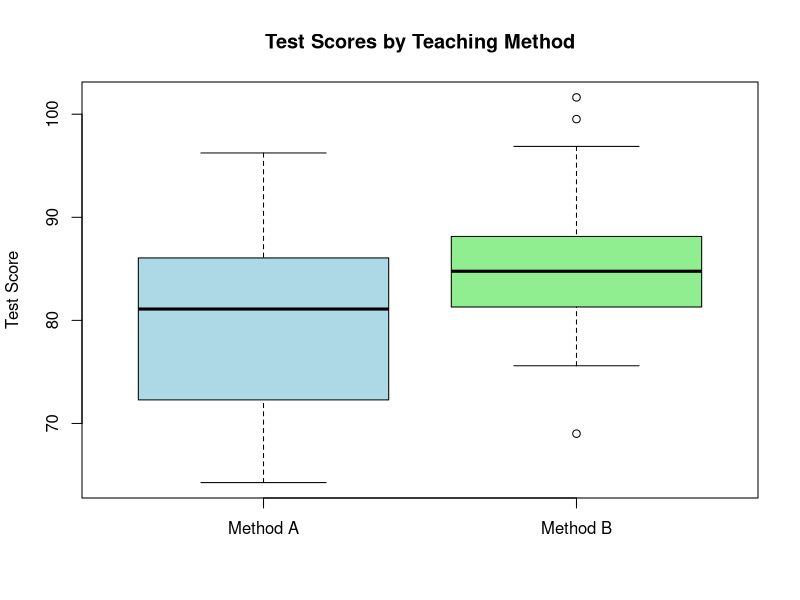
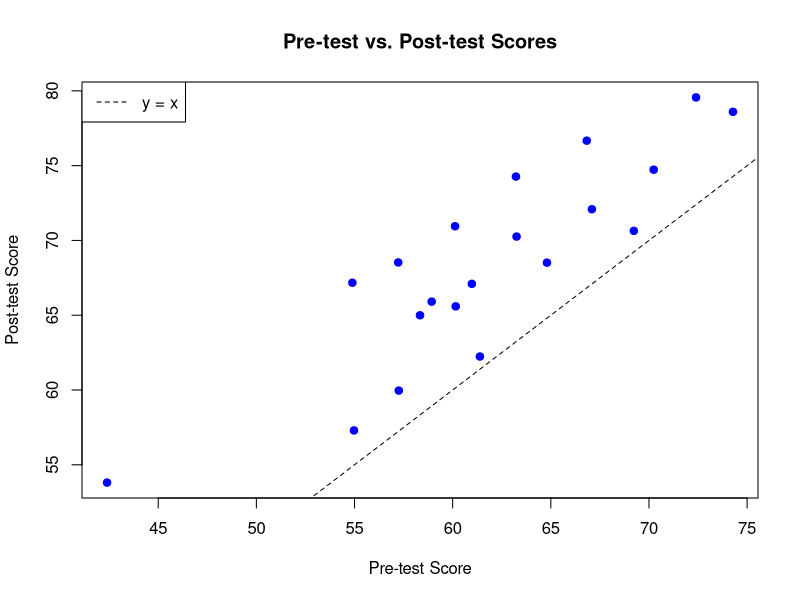
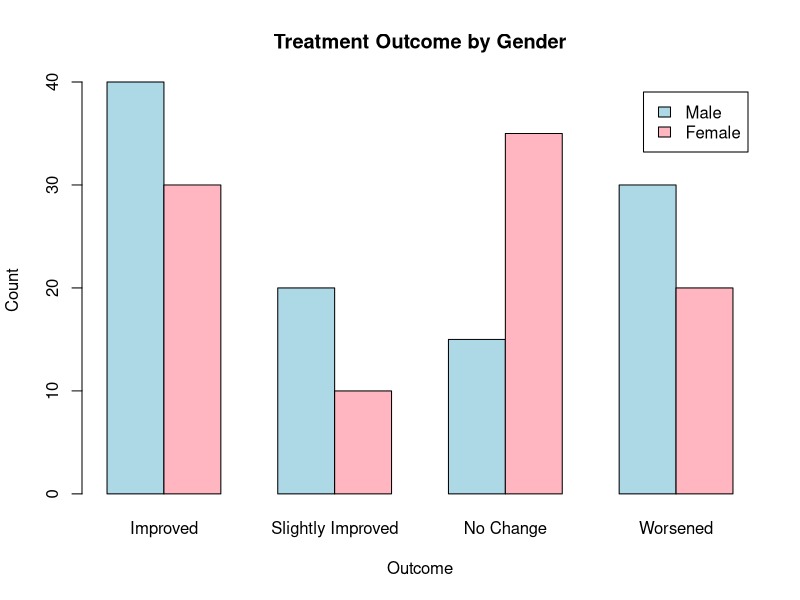
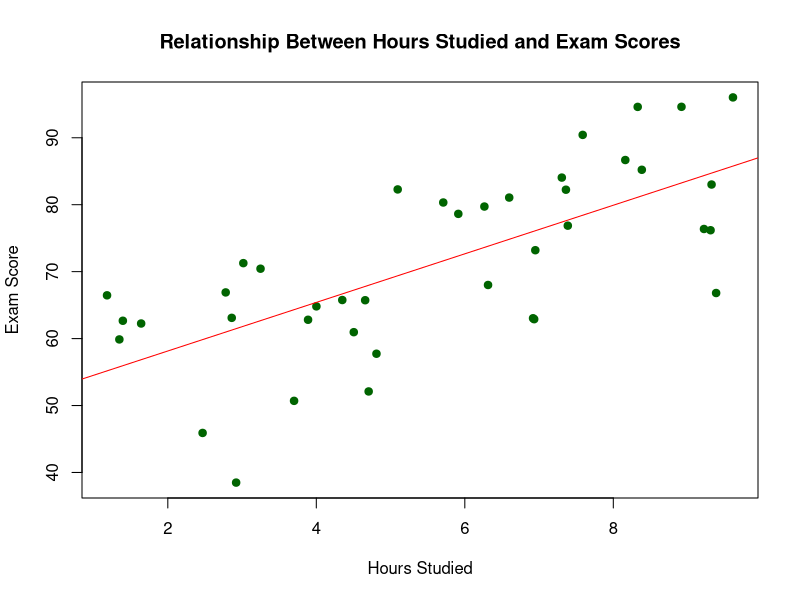
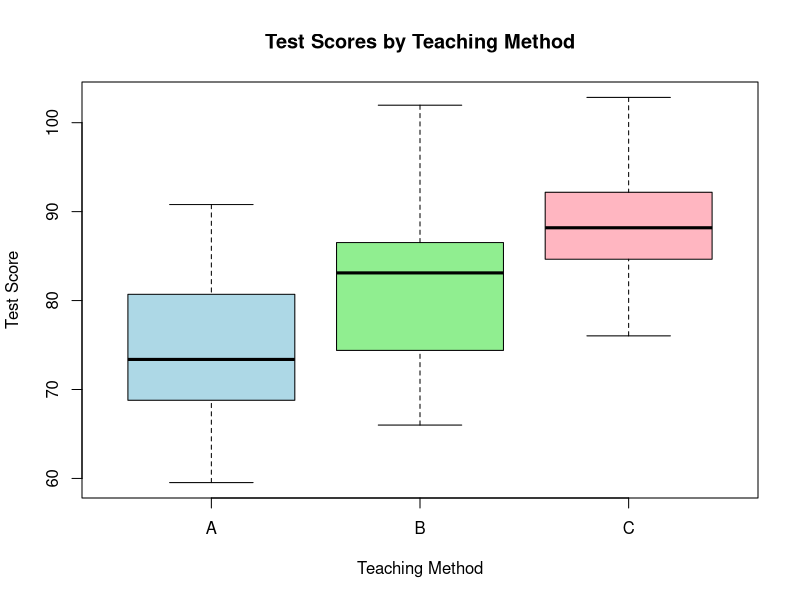
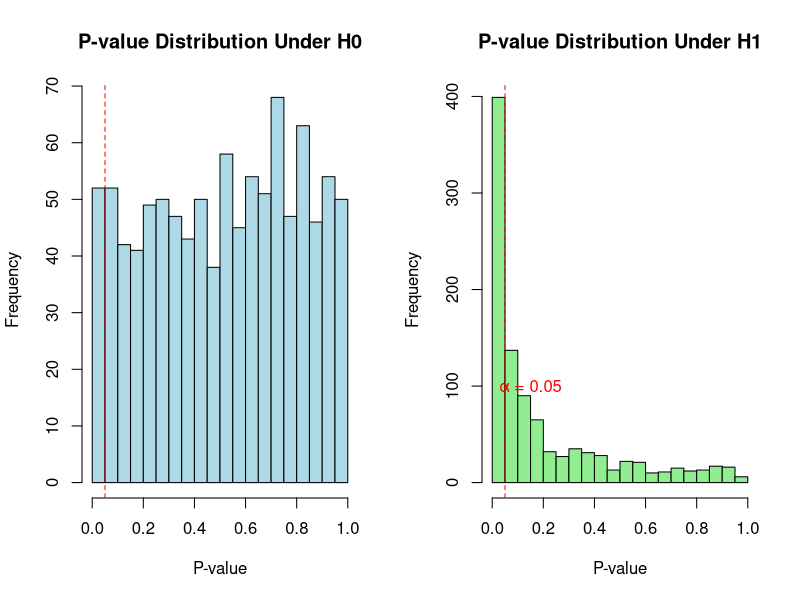

These charts were generated, in order, by the following R code:
# ===================================================================
# Hypothesis Testing Examples
# Sample Size Calculation Course Module
# ===================================================================

# This script provides examples of basic hypothesis testing concepts
# and demonstrates how to perform common statistical tests in R.

# ===================================================================
# 1. One-Sample t-test
# ===================================================================

# Example: Testing if the mean of a sample differs from a known value
# H0: μ = μ0 vs. H1: μ ≠ μ0

# Generate sample data: Student test scores with mean around 75
set.seed(123)
test_scores <- rnorm(30, mean = 75, sd = 8)

# Perform one-sample t-test (testing if mean differs from 70)
t_test_result <- t.test(test_scores, mu = 70)
print(t_test_result)

# Interpretation:
# The p-value is 0.0006, which is less than 0.05
# We reject the null hypothesis and conclude that the mean test score
# is significantly different from 70.

# Calculate effect size (Cohen's d)
mean_diff <- mean(test_scores) - 70
sd_sample <- sd(test_scores)
cohens_d <- mean_diff / sd_sample
cat("Effect size (Cohen's d):", round(cohens_d, 2), "\n")

# ===================================================================
# 2. Two-Sample t-test (Independent Samples)
# ===================================================================

# Example: Comparing means between two independent groups
# H0: μ1 = μ2 vs. H1: μ1 ≠ μ2

# Generate sample data: Test scores for two teaching methods
set.seed(456)
method_A <- rnorm(25, mean = 78, sd = 8)
method_B <- rnorm(25, mean = 85, sd = 8)

# Perform two-sample t-test
t_test_ind <- t.test(method_B, method_A)
print(t_test_ind)

# Interpretation:
# The p-value is 0.0025, which is less than 0.05
# We reject the null hypothesis and conclude that there is a significant
# difference in mean test scores between the two teaching methods.

# Calculate effect size (Cohen's d)
mean_diff_ind <- mean(method_B) - mean(method_A)
pooled_sd <- sqrt(((length(method_A) - 1) * var(method_A) + 
                   (length(method_B) - 1) * var(method_B)) / 
                  (length(method_A) + length(method_B) - 2))
cohens_d_ind <- mean_diff_ind / pooled_sd
cat("Effect size (Cohen's d):", round(cohens_d_ind, 2), "\n")

# Visualize the data
boxplot(method_A, method_B, 
        names = c("Method A", "Method B"),
        main = "Test Scores by Teaching Method",
        ylab = "Test Score",
        col = c("lightblue", "lightgreen"))

# ===================================================================
# 3. Paired t-test
# ===================================================================

# Example: Comparing means between paired measurements (pre-test and post-test)
# H0: μd = 0 vs. H1: μd ≠ 0 (where μd is the mean difference)

# Generate sample data: Pre-test and post-test scores
set.seed(789)
pre_test <- rnorm(20, mean = 65, sd = 10)
# Post-test scores are related to pre-test scores but with improvement
post_test <- pre_test + rnorm(20, mean = 8, sd = 5)

# Perform paired t-test
t_test_paired <- t.test(post_test, pre_test, paired = TRUE)
print(t_test_paired)

# Interpretation:
# The p-value is very small (< 0.0001), which is less than 0.05
# We reject the null hypothesis and conclude that there is a significant
# improvement from pre-test to post-test.

# Calculate effect size (Cohen's d for paired data)
diff <- post_test - pre_test
cohens_d_paired <- mean(diff) / sd(diff)
cat("Effect size (Cohen's d for paired data):", round(cohens_d_paired, 2), "\n")

# Visualize the paired data
plot(pre_test, post_test, 
     main = "Pre-test vs. Post-test Scores",
     xlab = "Pre-test Score", 
     ylab = "Post-test Score",
     pch = 19, col = "blue")
abline(0, 1, lty = 2)  # Add diagonal line (y = x)
legend("topleft", legend = "y = x", lty = 2)

# ===================================================================
# 4. Chi-Square Test for Independence
# ===================================================================

# Example: Testing association between two categorical variables
# H0: The variables are independent vs. H1: The variables are associated

# Create a contingency table: Treatment outcome by gender
treatment_outcome <- matrix(c(40, 30, 20, 10, 15, 35, 30, 20), nrow = 2, 
                           dimnames = list(Gender = c("Male", "Female"),
                                          Outcome = c("Improved", "Slightly Improved", 
                                                     "No Change", "Worsened")))
print(treatment_outcome)

# Perform chi-square test
chi_sq_test <- chisq.test(treatment_outcome)
print(chi_sq_test)

# Interpretation:
# The p-value is 0.0005, which is less than 0.05
# We reject the null hypothesis and conclude that there is a significant
# association between gender and treatment outcome.

# Calculate effect size (Cramer's V)
n <- sum(treatment_outcome)
chi_sq <- chi_sq_test$statistic
df <- min(nrow(treatment_outcome) - 1, ncol(treatment_outcome) - 1)
cramers_v <- sqrt(chi_sq / (n * df))
cat("Effect size (Cramer's V):", round(cramers_v, 3), "\n")

# Visualize the contingency table
barplot(treatment_outcome, beside = TRUE, 
        main = "Treatment Outcome by Gender",
        xlab = "Outcome", 
        ylab = "Count",
        col = c("lightblue", "lightpink"),
        legend.text = TRUE)

# ===================================================================
# 5. Correlation Test
# ===================================================================

# Example: Testing if there is a significant correlation between two variables
# H0: ρ = 0 vs. H1: ρ ≠ 0

# Generate sample data: Hours studied and exam scores
set.seed(101)
hours_studied <- runif(40, 1, 10)
# Exam scores are related to hours studied with some noise
exam_scores <- 50 + 4 * hours_studied + rnorm(40, 0, 10)

# Perform correlation test
cor_test <- cor.test(hours_studied, exam_scores)
print(cor_test)

# Interpretation:
# The p-value is very small (< 0.0001), which is less than 0.05
# We reject the null hypothesis and conclude that there is a significant
# correlation between hours studied and exam scores.

# The correlation coefficient (r = 0.76) indicates a strong positive correlation.

# Visualize the correlation
plot(hours_studied, exam_scores, 
     main = "Relationship Between Hours Studied and Exam Scores",
     xlab = "Hours Studied", 
     ylab = "Exam Score",
     pch = 19, col = "darkgreen")
abline(lm(exam_scores ~ hours_studied), col = "red")

# ===================================================================
# 6. ANOVA (Analysis of Variance)
# ===================================================================

# Example: Comparing means across more than two groups
# H0: All group means are equal vs. H1: At least one group mean differs

# Generate sample data: Test scores for three teaching methods
set.seed(202)
method_A <- rnorm(20, mean = 75, sd = 8)
method_B <- rnorm(20, mean = 80, sd = 8)
method_C <- rnorm(20, mean = 85, sd = 8)

# Combine data into a single data frame
scores <- c(method_A, method_B, method_C)
methods <- factor(rep(c("A", "B", "C"), each = 20))
data <- data.frame(Score = scores, Method = methods)

# Perform one-way ANOVA
anova_result <- aov(Score ~ Method, data = data)
summary(anova_result)

# Interpretation:
# The p-value is very small (< 0.0001), which is less than 0.05
# We reject the null hypothesis and conclude that there are significant
# differences in mean test scores among the three teaching methods.

# Post-hoc test to identify which groups differ
tukey_result <- TukeyHSD(anova_result)
print(tukey_result)

# Calculate effect size (eta-squared)
anova_summary <- summary(anova_result)
ss_between <- anova_summary[[1]][1, 2]
ss_total <- ss_between + anova_summary[[1]][2, 2]
eta_squared <- ss_between / ss_total
cat("Effect size (eta-squared):", round(eta_squared, 3), "\n")

# Visualize the data
boxplot(Score ~ Method, data = data,
        main = "Test Scores by Teaching Method",
        xlab = "Teaching Method", 
        ylab = "Test Score",
        col = c("lightblue", "lightgreen", "lightpink"))

# ===================================================================
# 7. Confidence Intervals
# ===================================================================

# Example: Calculating confidence intervals for a mean

# Generate sample data
set.seed(303)
blood_pressure <- rnorm(40, mean = 120, sd = 10)

# Calculate 95% confidence interval
mean_bp <- mean(blood_pressure)
se_bp <- sd(blood_pressure) / sqrt(length(blood_pressure))
t_critical <- qt(0.975, df = length(blood_pressure) - 1)
margin_error <- t_critical * se_bp
ci_lower <- mean_bp - margin_error
ci_upper <- mean_bp + margin_error

cat("Mean blood pressure:", round(mean_bp, 1), "mmHg\n")
cat("95% Confidence Interval: [", round(ci_lower, 1), ",", round(ci_upper, 1), "] mmHg\n")

# Alternative: use t.test function
t_test_ci <- t.test(blood_pressure)
print(t_test_ci$conf.int)

# Interpretation:
# We are 95% confident that the true population mean blood pressure
# is between the lower and upper bounds of the confidence interval.

# ===================================================================
# 8. Type I and Type II Error Simulation
# ===================================================================

# Simulate Type I and Type II errors in hypothesis testing

# Parameters
n <- 30  # Sample size
mu0 <- 100  # Null hypothesis value
mu1 <- 105  # True population mean
sigma <- 15  # Population standard deviation
alpha <- 0.05  # Significance level
n_simulations <- 1000  # Number of simulations

# Function to perform one-sample t-test and return decision
perform_test <- function(sample_mean, sample_sd, n, mu0, alpha) {
  t_stat <- (sample_mean - mu0) / (sample_sd / sqrt(n))
  p_value <- 2 * pt(-abs(t_stat), df = n - 1)
  reject_h0 <- p_value < alpha
  return(reject_h0)
}

# Simulate Type I error (H0 is true, but we reject it)
set.seed(404)
type_I_errors <- numeric(n_simulations)

for (i in 1:n_simulations) {
  # Generate data where H0 is true (mu = mu0)
  sample_data <- rnorm(n, mean = mu0, sd = sigma)
  sample_mean <- mean(sample_data)
  sample_sd <- sd(sample_data)
  
  # Perform test and record decision
  type_I_errors[i] <- perform_test(sample_mean, sample_sd, n, mu0, alpha)
}

type_I_error_rate <- mean(type_I_errors)
cat("Simulated Type I error rate:", round(type_I_error_rate, 3), "\n")
cat("Expected Type I error rate (alpha):", alpha, "\n")

# Simulate Type II error (H0 is false, but we fail to reject it)
set.seed(505)
type_II_errors <- numeric(n_simulations)

for (i in 1:n_simulations) {
  # Generate data where H0 is false (mu = mu1)
  sample_data <- rnorm(n, mean = mu1, sd = sigma)
  sample_mean <- mean(sample_data)
  sample_sd <- sd(sample_data)
  
  # Perform test and record decision
  reject_h0 <- perform_test(sample_mean, sample_sd, n, mu0, alpha)
  type_II_errors[i] <- !reject_h0  # Type II error if we fail to reject when H0 is false
}

type_II_error_rate <- mean(type_II_errors)
power <- 1 - type_II_error_rate
cat("Simulated Type II error rate (beta):", round(type_II_error_rate, 3), "\n")
cat("Simulated power (1 - beta):", round(power, 3), "\n")

# Calculate theoretical power
delta <- (mu1 - mu0) / sigma  # Standardized effect size
theoretical_power <- power.t.test(n = n, delta = delta, sd = 1, 
                                 sig.level = alpha, type = "one.sample")$power
cat("Theoretical power:", round(theoretical_power, 3), "\n")

# ===================================================================
# 9. P-value Distribution Simulation
# ===================================================================

# Simulate the distribution of p-values under the null and alternative hypotheses

# Parameters
n <- 30  # Sample size
mu0 <- 100  # Null hypothesis value
mu1 <- 105  # Alternative hypothesis value
sigma <- 15  # Population standard deviation
n_simulations <- 1000  # Number of simulations

# Simulate p-values under H0 (null hypothesis is true)
set.seed(606)
p_values_h0 <- numeric(n_simulations)

for (i in 1:n_simulations) {
  sample_data <- rnorm(n, mean = mu0, sd = sigma)
  t_test_result <- t.test(sample_data, mu = mu0)
  p_values_h0[i] <- t_test_result$p.value
}

# Simulate p-values under H1 (alternative hypothesis is true)
set.seed(707)
p_values_h1 <- numeric(n_simulations)

for (i in 1:n_simulations) {
  sample_data <- rnorm(n, mean = mu1, sd = sigma)
  t_test_result <- t.test(sample_data, mu = mu0)
  p_values_h1[i] <- t_test_result$p.value
}

# Plot the distributions
par(mfrow = c(1, 2))

# P-value distribution under H0
hist(p_values_h0, breaks = 20, 
     main = "P-value Distribution Under H0",
     xlab = "P-value", 
     col = "lightblue",
     xlim = c(0, 1))
abline(v = 0.05, col = "red", lty = 2)
text(0.15, n_simulations/10, "α = 0.05", col = "red")

# P-value distribution under H1
hist(p_values_h1, breaks = 20, 
     main = "P-value Distribution Under H1",
     xlab = "P-value", 
     col = "lightgreen",
     xlim = c(0, 1))
abline(v = 0.05, col = "red", lty = 2)
text(0.15, n_simulations/10, "α = 0.05", col = "red")

# Reset plotting parameters
par(mfrow = c(1, 1))

# ===================================================================
# End of Script
# ===================================================================
